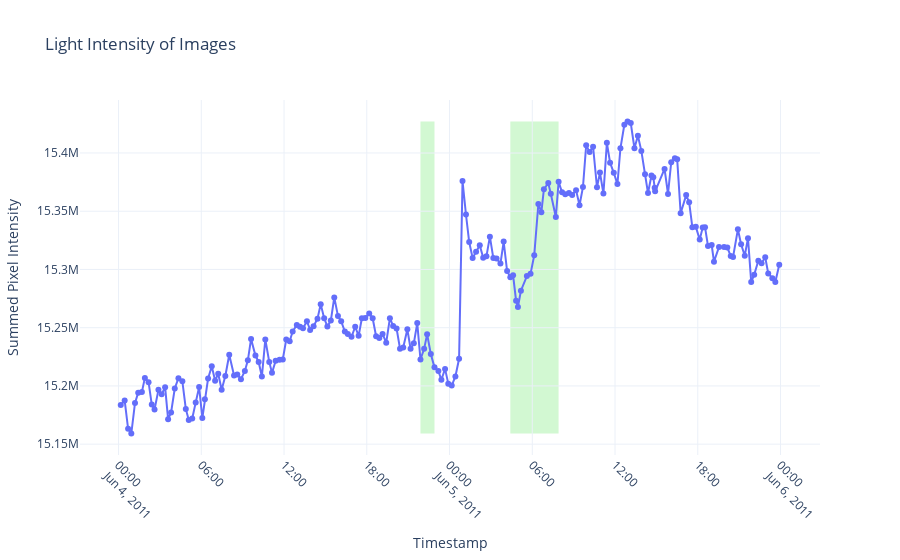

Notebook source saved alongside this figure:
### Code cell
plot_intensity_plotly(intensities, timestamps, cme_interval)

### Figure 1 — Plotly figure (JSON) as saved in the notebook; plotly's stock layout.template omitted (floating-point values rounded to 4 significant figures; data arrays with more than 128 entries replaced by an {"elided": "..."} marker saying what was removed)
{"data": [{"mode": "lines+markers", "name": "Intensity", "type": "scatter", "x": {"elided": "192 str values"}, "y": {"elided": "192 int values"}}], "layout": {"shapes": [{"fillcolor": "rgba(144, 238, 144, 0.4)", "layer": "below", "line": {"width": 0}, "type": "rect", "x0": "2011-06-04 21:53:33", "x1": "2011-06-04 22:54:33", "y0": 15159160, "y1": 15427030}, {"fillcolor": "rgba(144, 238, 144, 0.4)", "layer": "below", "line": {"width": 0}, "type": "rect", "x0": "2011-06-05 04:24:33", "x1": "2011-06-05 07:54:33", "y0": 15159160, "y1": 15427030}], "title": {"text": "Light Intensity of Images"}, "xaxis": {"tickangle": 45, "title": {"text": "Timestamp"}}, "yaxis": {"title": {"text": "Summed Pixel Intensity"}}}}
